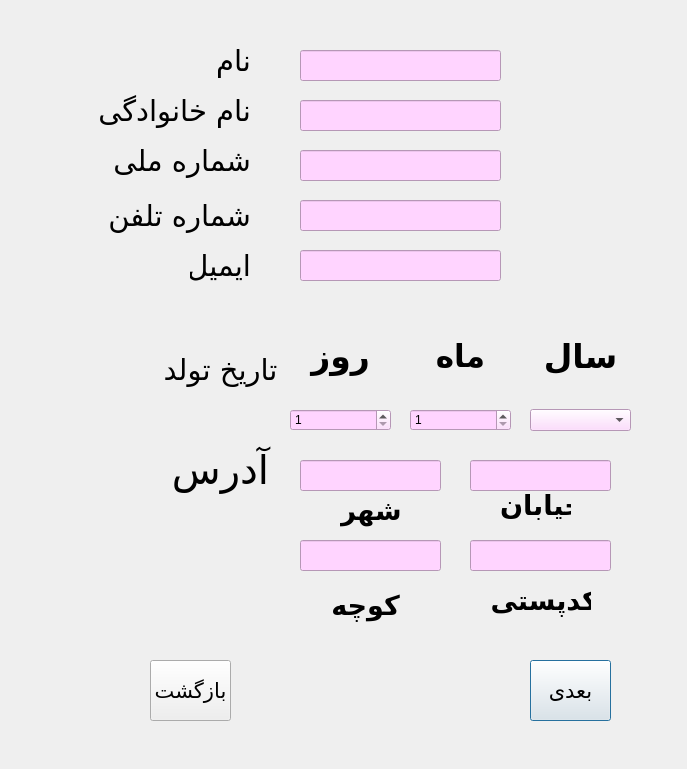
<?xml version="1.0" encoding="UTF-8"?>
<ui version="4.0">
 <class>Dialog_moshakhasats</class>
 <widget class="QDialog" name="Dialog_moshakhasats">
  <property name="geometry">
   <rect>
    <x>0</x>
    <y>0</y>
    <width>687</width>
    <height>769</height>
   </rect>
  </property>
  <property name="windowTitle">
   <string>Dialog</string>
  </property>
  <widget class="QLabel" name="label_10">
   <property name="geometry">
    <rect>
     <x>130</x>
     <y>410</y>
     <width>181</width>
     <height>121</height>
    </rect>
   </property>
   <property name="font">
    <font>
     <family>IranNastaliq</family>
     <pointsize>30</pointsize>
     <italic>false</italic>
    </font>
   </property>
   <property name="text">
    <string>&lt;html&gt;&lt;head/&gt;&lt;body&gt;&lt;p align=&quot;center&quot;&gt;آدرس&lt;/p&gt;&lt;/body&gt;&lt;/html&gt;</string>
   </property>
  </widget>
  <widget class="QLabel" name="label_8">
   <property name="geometry">
    <rect>
     <x>140</x>
     <y>320</y>
     <width>161</width>
     <height>101</height>
    </rect>
   </property>
   <property name="font">
    <font>
     <family>IranNastaliq</family>
     <pointsize>25</pointsize>
     <italic>false</italic>
    </font>
   </property>
   <property name="toolTip">
    <string>&lt;html&gt;&lt;head/&gt;&lt;body&gt;&lt;p align=&quot;center&quot;&gt;&lt;br/&gt;&lt;/p&gt;&lt;/body&gt;&lt;/html&gt;</string>
   </property>
   <property name="text">
    <string>&lt;html&gt;&lt;head/&gt;&lt;body&gt;&lt;p align=&quot;center&quot;&gt;&lt;span style=&quot; font-size:22pt;&quot;&gt;تاریخ تولد&lt;/span&gt;&lt;/p&gt;&lt;/body&gt;&lt;/html&gt;</string>
   </property>
  </widget>
  <widget class="QPushButton" name="pushButton">
   <property name="geometry">
    <rect>
     <x>530</x>
     <y>660</y>
     <width>81</width>
     <height>61</height>
    </rect>
   </property>
   <property name="font">
    <font>
     <family>IranNastaliq</family>
     <pointsize>16</pointsize>
    </font>
   </property>
   <property name="text">
    <string>بعدی</string>
   </property>
  </widget>
  <widget class="QPushButton" name="back">
   <property name="geometry">
    <rect>
     <x>150</x>
     <y>660</y>
     <width>81</width>
     <height>61</height>
    </rect>
   </property>
   <property name="font">
    <font>
     <family>IranNastaliq</family>
     <pointsize>16</pointsize>
    </font>
   </property>
   <property name="text">
    <string>بازگشت</string>
   </property>
  </widget>
  <widget class="QLineEdit" name="name">
   <property name="geometry">
    <rect>
     <x>300</x>
     <y>50</y>
     <width>201</width>
     <height>31</height>
    </rect>
   </property>
   <property name="font">
    <font>
     <pointsize>10</pointsize>
    </font>
   </property>
   <property name="styleSheet">
    <string notr="true">background-color: rgb(255, 212, 255);</string>
   </property>
   <property name="text">
    <string/>
   </property>
  </widget>
  <widget class="QLabel" name="label">
   <property name="geometry">
    <rect>
     <x>210</x>
     <y>30</y>
     <width>41</width>
     <height>61</height>
    </rect>
   </property>
   <property name="font">
    <font>
     <family>IranNastaliq</family>
     <pointsize>22</pointsize>
     <italic>false</italic>
    </font>
   </property>
   <property name="text">
    <string>نام</string>
   </property>
  </widget>
  <widget class="QLineEdit" name="last_name">
   <property name="geometry">
    <rect>
     <x>300</x>
     <y>100</y>
     <width>201</width>
     <height>31</height>
    </rect>
   </property>
   <property name="font">
    <font>
     <pointsize>10</pointsize>
    </font>
   </property>
   <property name="styleSheet">
    <string notr="true">background-color: rgb(255, 212, 255);</string>
   </property>
  </widget>
  <widget class="QLabel" name="label_2">
   <property name="geometry">
    <rect>
     <x>90</x>
     <y>80</y>
     <width>161</width>
     <height>61</height>
    </rect>
   </property>
   <property name="font">
    <font>
     <family>IranNastaliq</family>
     <pointsize>22</pointsize>
     <italic>false</italic>
    </font>
   </property>
   <property name="text">
    <string>نام خانوادگی</string>
   </property>
  </widget>
  <widget class="QLineEdit" name="national">
   <property name="geometry">
    <rect>
     <x>300</x>
     <y>150</y>
     <width>201</width>
     <height>31</height>
    </rect>
   </property>
   <property name="font">
    <font>
     <pointsize>10</pointsize>
    </font>
   </property>
   <property name="styleSheet">
    <string notr="true">background-color: rgb(255, 212, 255);</string>
   </property>
  </widget>
  <widget class="QLabel" name="label_7">
   <property name="geometry">
    <rect>
     <x>100</x>
     <y>130</y>
     <width>151</width>
     <height>61</height>
    </rect>
   </property>
   <property name="font">
    <font>
     <family>IranNastaliq</family>
     <pointsize>22</pointsize>
     <italic>false</italic>
    </font>
   </property>
   <property name="text">
    <string>شماره ملی</string>
   </property>
  </widget>
  <widget class="QLineEdit" name="phone">
   <property name="geometry">
    <rect>
     <x>300</x>
     <y>200</y>
     <width>201</width>
     <height>31</height>
    </rect>
   </property>
   <property name="font">
    <font>
     <pointsize>10</pointsize>
    </font>
   </property>
   <property name="styleSheet">
    <string notr="true">background-color: rgb(255, 212, 255);</string>
   </property>
  </widget>
  <widget class="QLabel" name="label_3">
   <property name="geometry">
    <rect>
     <x>110</x>
     <y>185</y>
     <width>141</width>
     <height>61</height>
    </rect>
   </property>
   <property name="font">
    <font>
     <family>IranNastaliq</family>
     <pointsize>22</pointsize>
     <italic>false</italic>
    </font>
   </property>
   <property name="text">
    <string>شماره تلفن</string>
   </property>
  </widget>
  <widget class="QLineEdit" name="city">
   <property name="geometry">
    <rect>
     <x>300</x>
     <y>460</y>
     <width>141</width>
     <height>31</height>
    </rect>
   </property>
   <property name="styleSheet">
    <string notr="true">background-color: rgb(255, 212, 255);</string>
   </property>
  </widget>
  <widget class="QLineEdit" name="street">
   <property name="geometry">
    <rect>
     <x>470</x>
     <y>460</y>
     <width>141</width>
     <height>31</height>
    </rect>
   </property>
   <property name="styleSheet">
    <string notr="true">background-color: rgb(255, 212, 255);</string>
   </property>
  </widget>
  <widget class="QLineEdit" name="alley">
   <property name="geometry">
    <rect>
     <x>300</x>
     <y>540</y>
     <width>141</width>
     <height>31</height>
    </rect>
   </property>
   <property name="styleSheet">
    <string notr="true">background-color: rgb(255, 212, 255);</string>
   </property>
  </widget>
  <widget class="QLineEdit" name="postcode">
   <property name="geometry">
    <rect>
     <x>470</x>
     <y>540</y>
     <width>141</width>
     <height>31</height>
    </rect>
   </property>
   <property name="styleSheet">
    <string notr="true">background-color: rgb(255, 212, 255);</string>
   </property>
  </widget>
  <widget class="QLabel" name="label_9">
   <property name="geometry">
    <rect>
     <x>340</x>
     <y>470</y>
     <width>61</width>
     <height>81</height>
    </rect>
   </property>
   <property name="font">
    <font>
     <family>IranNastaliq</family>
     <pointsize>20</pointsize>
     <weight>75</weight>
     <bold>true</bold>
    </font>
   </property>
   <property name="text">
    <string>&lt;html&gt;&lt;head/&gt;&lt;body&gt;&lt;p align=&quot;center&quot;&gt;شهر&lt;/p&gt;&lt;/body&gt;&lt;/html&gt;</string>
   </property>
  </widget>
  <widget class="QLabel" name="label_12">
   <property name="geometry">
    <rect>
     <x>500</x>
     <y>460</y>
     <width>71</width>
     <height>91</height>
    </rect>
   </property>
   <property name="font">
    <font>
     <family>IranNastaliq</family>
     <pointsize>20</pointsize>
     <weight>75</weight>
     <bold>true</bold>
    </font>
   </property>
   <property name="text">
    <string>&lt;html&gt;&lt;head/&gt;&lt;body&gt;&lt;p align=&quot;center&quot;&gt;خیابان&lt;/p&gt;&lt;/body&gt;&lt;/html&gt;</string>
   </property>
  </widget>
  <widget class="QLabel" name="label_11">
   <property name="geometry">
    <rect>
     <x>330</x>
     <y>560</y>
     <width>71</width>
     <height>91</height>
    </rect>
   </property>
   <property name="font">
    <font>
     <family>IranNastaliq</family>
     <pointsize>20</pointsize>
     <weight>75</weight>
     <bold>true</bold>
    </font>
   </property>
   <property name="frameShape">
    <enum>QFrame::NoFrame</enum>
   </property>
   <property name="text">
    <string>&lt;html&gt;&lt;head/&gt;&lt;body&gt;&lt;p align=&quot;center&quot;&gt;کوچه&lt;/p&gt;&lt;/body&gt;&lt;/html&gt;</string>
   </property>
  </widget>
  <widget class="QLabel" name="label_13">
   <property name="geometry">
    <rect>
     <x>490</x>
     <y>560</y>
     <width>101</width>
     <height>81</height>
    </rect>
   </property>
   <property name="font">
    <font>
     <family>IranNastaliq</family>
     <pointsize>20</pointsize>
    </font>
   </property>
   <property name="text">
    <string>&lt;html&gt;&lt;head/&gt;&lt;body&gt;&lt;p align=&quot;center&quot;&gt;&lt;span style=&quot; font-weight:600;&quot;&gt;کدپستی&lt;/span&gt;&lt;/p&gt;&lt;/body&gt;&lt;/html&gt;</string>
   </property>
  </widget>
  <widget class="QLabel" name="label_14">
   <property name="geometry">
    <rect>
     <x>190</x>
     <y>235</y>
     <width>61</width>
     <height>61</height>
    </rect>
   </property>
   <property name="font">
    <font>
     <family>IranNastaliq</family>
     <pointsize>22</pointsize>
     <italic>false</italic>
    </font>
   </property>
   <property name="text">
    <string>ایمیل</string>
   </property>
  </widget>
  <widget class="QLineEdit" name="email">
   <property name="geometry">
    <rect>
     <x>300</x>
     <y>250</y>
     <width>201</width>
     <height>31</height>
    </rect>
   </property>
   <property name="font">
    <font>
     <pointsize>10</pointsize>
    </font>
   </property>
   <property name="styleSheet">
    <string notr="true">background-color: rgb(255, 212, 255);</string>
   </property>
  </widget>
  <widget class="QWidget" name="layoutWidget">
   <property name="geometry">
    <rect>
     <x>290</x>
     <y>310</y>
     <width>101</width>
     <height>121</height>
    </rect>
   </property>
   <layout class="QVBoxLayout" name="verticalLayout">
    <item>
     <widget class="QLabel" name="label_4">
      <property name="font">
       <font>
        <family>IranNastaliq</family>
        <pointsize>25</pointsize>
        <weight>75</weight>
        <bold>true</bold>
       </font>
      </property>
      <property name="text">
       <string>&lt;html&gt;&lt;head/&gt;&lt;body&gt;&lt;p align=&quot;center&quot;&gt;روز&lt;/p&gt;&lt;/body&gt;&lt;/html&gt;</string>
      </property>
     </widget>
    </item>
    <item>
     <widget class="QSpinBox" name="day">
      <property name="styleSheet">
       <string notr="true">background-color: rgb(255, 212, 255);</string>
      </property>
      <property name="minimum">
       <number>1</number>
      </property>
      <property name="maximum">
       <number>31</number>
      </property>
     </widget>
    </item>
   </layout>
  </widget>
  <widget class="QWidget" name="layoutWidget">
   <property name="geometry">
    <rect>
     <x>410</x>
     <y>310</y>
     <width>101</width>
     <height>121</height>
    </rect>
   </property>
   <layout class="QVBoxLayout" name="verticalLayout_2">
    <item>
     <widget class="QLabel" name="label_5">
      <property name="font">
       <font>
        <family>IranNastaliq</family>
        <pointsize>23</pointsize>
        <weight>75</weight>
        <italic>false</italic>
        <bold>true</bold>
       </font>
      </property>
      <property name="text">
       <string>&lt;html&gt;&lt;head/&gt;&lt;body&gt;&lt;p align=&quot;center&quot;&gt;ماه&lt;/p&gt;&lt;/body&gt;&lt;/html&gt;</string>
      </property>
     </widget>
    </item>
    <item>
     <widget class="QSpinBox" name="month">
      <property name="styleSheet">
       <string notr="true">background-color: rgb(255, 212, 255);</string>
      </property>
      <property name="minimum">
       <number>1</number>
      </property>
      <property name="maximum">
       <number>12</number>
      </property>
     </widget>
    </item>
   </layout>
  </widget>
  <widget class="QWidget" name="layoutWidget">
   <property name="geometry">
    <rect>
     <x>530</x>
     <y>310</y>
     <width>101</width>
     <height>121</height>
    </rect>
   </property>
   <layout class="QVBoxLayout" name="verticalLayout_3">
    <item>
     <widget class="QLabel" name="label_6">
      <property name="font">
       <font>
        <family>IranNastaliq</family>
        <pointsize>25</pointsize>
        <weight>75</weight>
        <bold>true</bold>
       </font>
      </property>
      <property name="text">
       <string>&lt;html&gt;&lt;head/&gt;&lt;body&gt;&lt;p align=&quot;center&quot;&gt;سال&lt;/p&gt;&lt;/body&gt;&lt;/html&gt;</string>
      </property>
     </widget>
    </item>
    <item>
     <widget class="QComboBox" name="comboBox_year2">
      <property name="styleSheet">
       <string notr="true">background-color: rgb(255, 212, 255);</string>
      </property>
     </widget>
    </item>
   </layout>
  </widget>
 </widget>
 <resources/>
 <connections/>
</ui>
